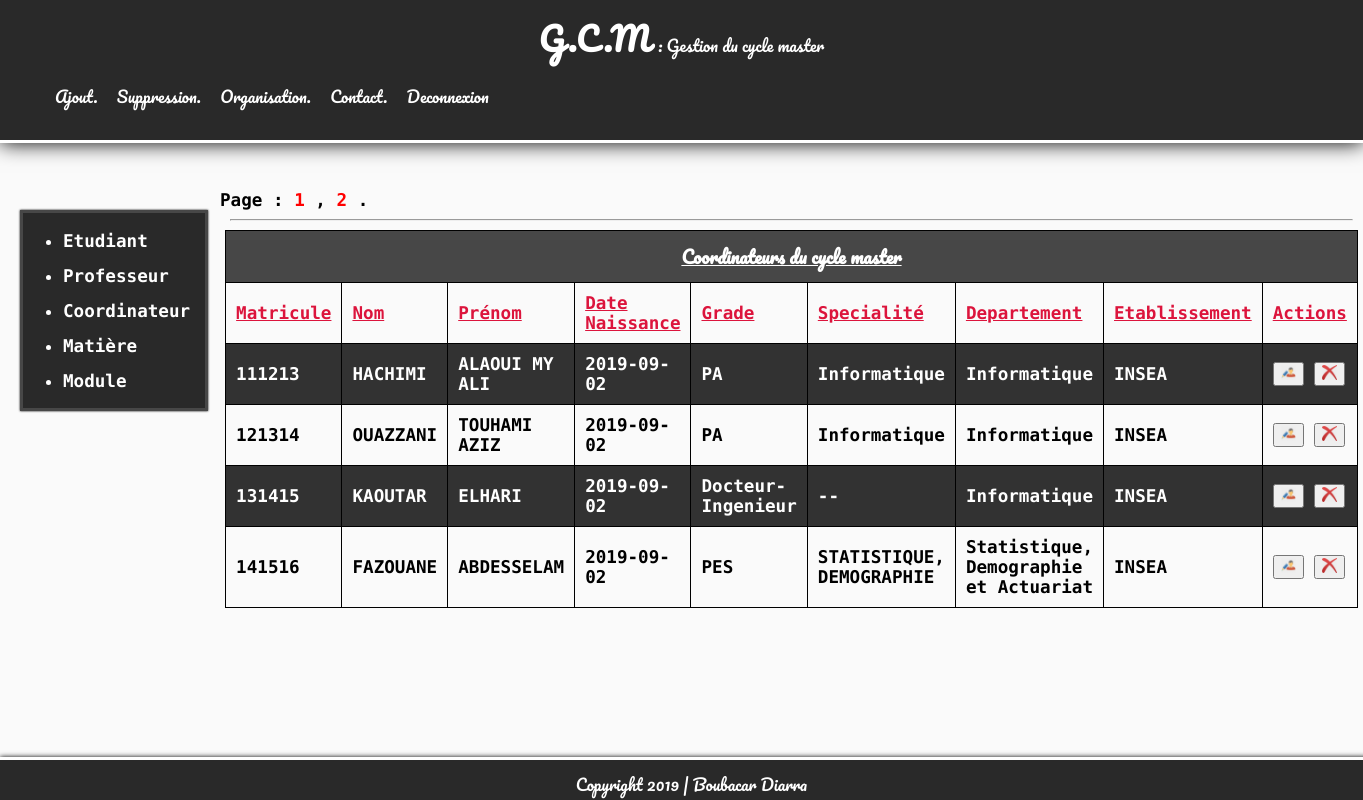
Screenshot of /views/acceuil.php?pageaffiche=coordinateur (signed in) with the database file from the repository.
### tables this page shows
CREATE TABLE IF NOT EXISTS `coordinateur` (
  `cne` varchar(15) NOT NULL,
  `nom` varchar(15) NOT NULL,
  `prenom` varchar(15) NOT NULL,
  `dn` date NOT NULL,
  `grade` varchar(100) NOT NULL,
  `specialite` varchar(100) NOT NULL,
  `departement` varchar(100) NOT NULL,
  `etablissement` varchar(100) NOT NULL,
  PRIMARY KEY (`cne`)
);

### views/ConsultationCoordinateur.php (the view, shortened to what this page needs)
<?php
$db = ConnecToDataBase::connecToDataBaseName('gem');
$nombreDeMessageParPage = 4;
$donnee = $db->query('select count(*) as nb_message from coordinateur')->fetch();
$totalMessage = $donnee['nb_message'];
$nombreDePage = ceil($totalMessage/$nombreDeMessageParPage);
echo "Page : ";
for($i = 1; $i <= $nombreDePage; $i++)
{
    if($i != $nombreDePage)
        echo '<a class="pagination" title="Page: '.$i.'" href="http://localhost/gemProp/views/acceuil.php?pageaffiche=coordinateur&page='. $i .'"> '. $i . ' </a> , ';
    else
        echo '<a class="pagination" title="Page: '.$i.'" href="http://localhost/gemProp/views/acceuil.php?pageaffiche=coordinateur&page='. $i .'"> '. $i . ' </a> .';
}
echo "<hr/>";
if(isset($_GET['page'])){
    $page = $_GET['page'];
}
else $page = 1;
$premierMessageAAfficher = ($page - 1) * $nombreDeMessageParPage;
$reponse = $db->query('select * from coordinateur limit ' . $premierMessageAAfficher .',' .$nombreDeMessageParPage);
echo '        <table>
            <caption>Coordinateurs du cycle master</caption>
            <tr>
                <th>Matricule</th>
                <th>Nom</th>
                <th>Prénom</th>
                <th>Date Naissance</th>
                <th>Grade</th>
                <th>Specialité</th>
                <th>Departement</th>
                <th>Etablissement</th>
                <th>Actions</th>
            </tr>';
            $i = 2;
while($donnee = $reponse->fetch())
{
        $i++;
        if($i%2 == 0)
        {
            echo '<tr>'.'<td>'.$donnee['cne'].'</td>'.'<td>'.$donnee['nom'].'</td>'.'<td>'.$donnee['prenom'].'</td>'.'<td>'.$donnee['dn'].'</td>'.'<td>'.$donnee['grade'].'</td>'.'<td>'.$donnee['specialite'].'</td>'.'<td>'.$donnee['departement'].'</td>'.'<td>'.$donnee['etablissement'].'</td>';
            echo '<td>
    <button>
        <a href="../views/ModifierCoordinateur.php?cne='.$donnee['cne'].'&page='.$page.'"><img src="../public/image/modify.png" alt="édition" title="éditer" class="buttonAction"></a>
    </button>
    <button>
        <a href="../controllers/SuppressionCoordinateur.php?cne='.$donnee['cne'].'"><img src="../public/image/delete.png" alt="supprimer" title="supprimer" class="buttonAction"></a>
    </button>
</td>';
            echo "</tr>";
        }
        else
        {
            echo '<tr class="ligne-noire">'.'<td>'.$donnee['cne'].'</td>'.'<td>'.$donnee['nom'].'</td>'.'<td>'.$donnee['prenom'].'</td>'.'<td>'.$donnee['dn'].'</td>'.'<td>'.$donnee['grade'].'</td>'.'<td>'.$donnee['specialite'].'</td>'.'<td>'.$donnee['departement'].'</td>'.'<td>'.$donnee['etablissement'].'</td>';
            echo '<td>
    <button>
        <a href="../views/ModifierCoordinateur.php?cne='.$donnee['cne'].'&page='.$page.'"><img src="../public/image/modify.png" alt="édition" title="éditer" class="buttonAction"></a>
    </button>
    <button>
        <a href="../controllers/SuppressionCoordinateur.php?cne='.$donnee['cne'].'" class="confirmSuppression"><img src="../public/image/delete.png" alt="supprimer" title="supprimer" class="buttonAction"></a>
    </button>
</td>';
            echo "</tr>";
        }
}
echo "</table>";
?>

### public/css/styleTest.css (style rules this page uses)
body { margin: 0px; padding: 0px; font-family: 'Source Code Pro', monospace; background-color: rgb(250, 250, 250); }
a { color: white; text-decoration: none; }
section hr { width: 98%; }
caption { text-decoration: underline; font-family: 'Pacifico', cursive; padding: 10px; border: 1px solid black; border-bottom: none; background-color: rgb(71, 71, 71); color: white; }
table { width: 96%; margin: auto; text-align: left; border-collapse: collapse; margin-bottom: 20px; color: black; }
td, th { padding: 10px; border: 1px solid black; }
th { font-weight: 700; color: crimson; text-decoration: underline; }
.ligne-noire { background-color: rgb(50, 50, 50); color: white; }
.pagination { color: red; }
.buttonAction { width: 15px; height: 15px; margin: auto; }

### rows the page displays
coordinateur: cne "111213", nom "HACHIMI", prenom "ALAOUI MY ALI", dn "2019-09-02", grade "PA", specialite "Informatique", departement "Informatique", etablissement "INSEA"
coordinateur: cne "121314", nom "OUAZZANI", prenom "TOUHAMI AZIZ", dn "2019-09-02", grade "PA", specialite "Informatique", departement "Informatique", etablissement "INSEA"
coordinateur: cne "131415", nom "KAOUTAR", prenom "ELHARI", dn "2019-09-02", grade "Docteur-Ingenieur", specialite "--", departement "Informatique", etablissement "INSEA"
coordinateur: cne "141516", nom "FAZOUANE", prenom "ABDESSELAM", dn "2019-09-02", grade "PES", specialite "STATISTIQUE, DEMOGRAPHIE", departement "Statistique, Demographie et Actuariat", etablissement "INSEA"
